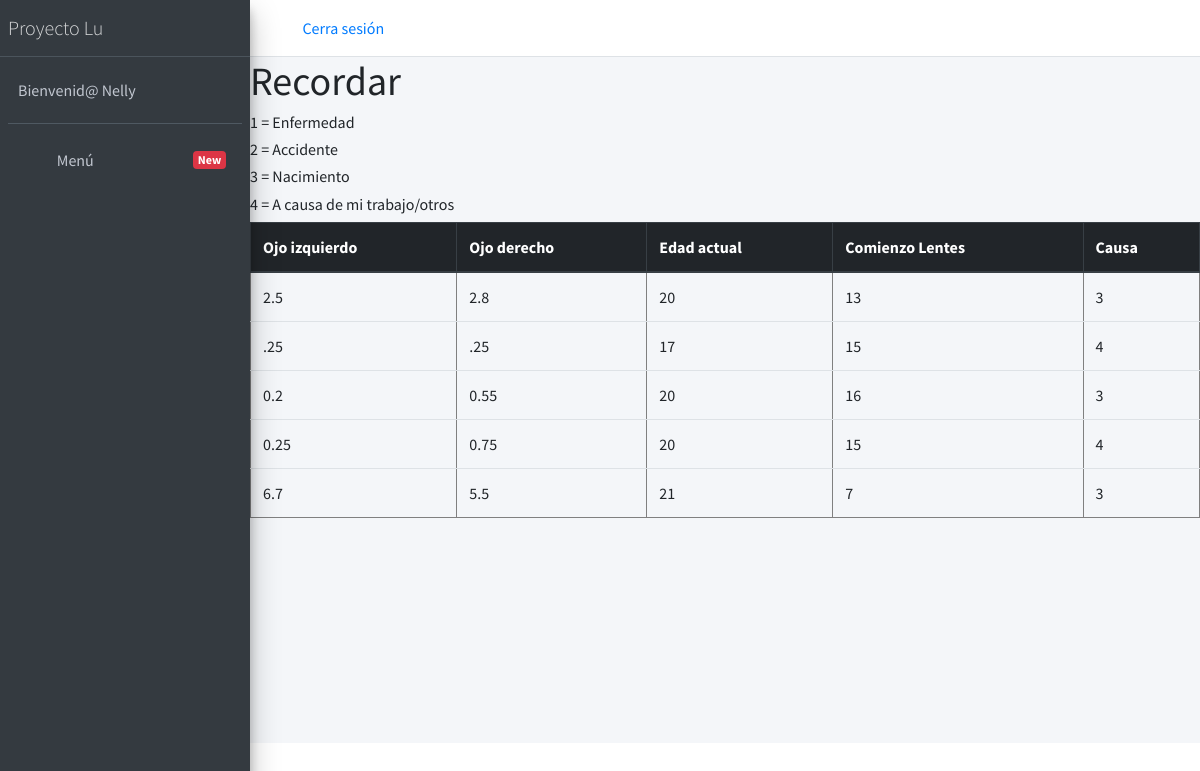
/sala_registros (signed in), run on an earlier commit of the app's database.
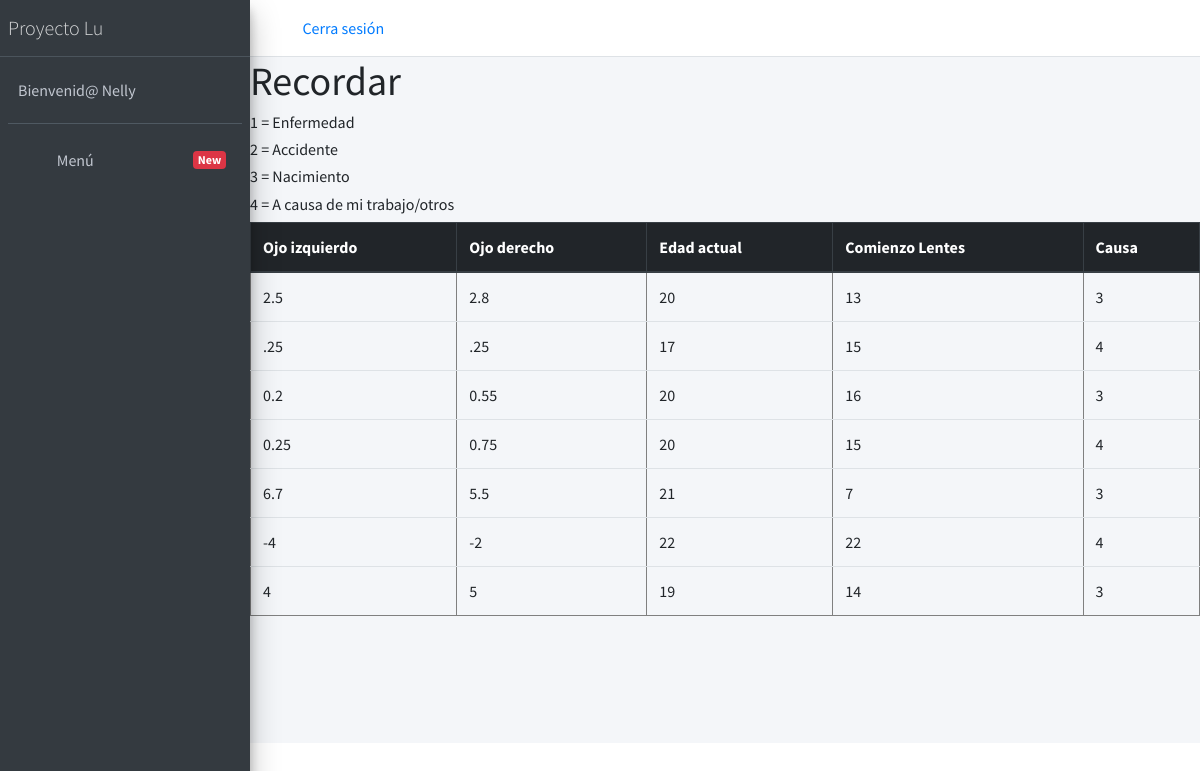
And on a later commit of the database.
### administrador/models.py (models this page shows)
class DatosUsuario(models.Model):
    graduacion_ojo_izquierdo = models.CharField(max_length=10)
    graduacion_ojo_derecho = models.CharField(max_length=10)
    edad_actual = models.IntegerField()
    edad_empezo_lentes = models.IntegerField()
    causa_uso_lentes = models.IntegerField(choices = CAUSAS, blank= True)

### administrador/views.py (the view)
# urls.py: path('sala_registros', views.sala_registros, name='sala_registros'),
@login_required(login_url='/Presentacion')
def sala_registros(request):
    registros_listos= DatosUsuario.objects.filter()
    context ={
        'registros_listos' : registros_listos
    }
    return render(request, 'OtrasRutas/registros.html', context)

### templates/OtrasRutas/registros.html
{% extends 'Admin/index.html' %}
{% block opciones %}
<h1> Recordar </h1>
<h6> 1 =  Enfermedad </h6>
<h6> 2 =  Accidente </h6>
<h6> 3 =  Nacimiento </h6>
<h6> 4 =  A causa de mi trabajo/otros </h6>
{% endblock %}
{% block contenido %}
<table border="1" class="table">
    <thead class="thead-dark">
        <tr>
            <th scope="col">Ojo izquierdo</th>
            <th scope="col">Ojo derecho</th>
            <th scope="col">Edad actual</th>
            <th scope="col">Comienzo Lentes</th>
            <th scope="col">Causa</th>
        </tr>
    </thead>
    <tbody>
        {% for registro in registros_listos %}
        <tr>
            <td scope="row">{{ registro.graduacion_ojo_izquierdo }} </td>
            <td scope="row">{{ registro.graduacion_ojo_derecho }} </td>
            <td scope="row">{{ registro.edad_actual }} </td>
            <td scope="row">{{ registro.edad_empezo_lentes }} </td>
            <td scope="row">{{ registro.causa_uso_lentes }} </td>
        </tr>
        {% endfor %}
    </tbody>
</table>
{% endblock %}

### templates/Admin/index.html (shortened to what this page needs)
{% load static %}
<!DOCTYPE html>
<html lang="en">
  <link rel="stylesheet" href="https://stackpath.bootstrapcdn.com/bootstrap/4.5.2/css/bootstrap.min.css">
  <link rel="stylesheet" href="{% static 'Admin-statics/plugins/fontawesome-free/css/all.min.css' %}">
  <link rel="stylesheet" href="https://code.ionicframework.com/ionicons/2.0.1/css/ionicons.min.css">
  <link rel="stylesheet" href="{% static 'Admin-statics/plugins/tempusdominus-bootstrap-4/css/tempusdominus-bootstrap-4.min.css' %}">
  <link rel="stylesheet" href="{% static 'Admin-statics/plugins/icheck-bootstrap/icheck-bootstrap.min.css' %}">
  <link rel="stylesheet" href="{% static 'Admin-statics/plugins/jqvmap/jqvmap.min.css' %}">
  <link rel="stylesheet" href="{% static 'Admin-statics/dist/css/adminlte.min.css' %}">
  <link rel="stylesheet" href="{% static 'Admin-statics/plugins/overlayScrollbars/css/OverlayScrollbars.min.css' %}">
  <link rel="stylesheet" href="{% static 'Admin-statics/plugins/daterangepicker/daterangepicker.css' %}">
  <link rel="stylesheet" href="{% static 'Admin-statics/plugins/summernote/summernote-bs4.min.css' %}">
</head>
<body class="hold-transition sidebar-mini layout-fixed">
<div class="wrapper">
  <nav class="main-header navbar navbar-expand navbar-white navbar-light">
    <ul class="navbar-nav">
      <li class="nav-item">
        <a class="nav-link" data-widget="pushmenu" href="#" role="button"><i class="fas fa-bars"></i></a>
      </li>
    </ul>
    <ul class="navbar-nav">
      <li class="nav-item">
        <a href="{% url 'cerrar_sesion' %}"> Cerra sesión</a>
      </li>
    </ul>
  </nav>
  <aside class="main-sidebar sidebar-dark-primary elevation-4">
    <a href="index3.html" class="brand-link">
      <span class="brand-text font-weight-light">Proyecto Lu</span>
    </a>
    <div class="sidebar">
      <div class="user-panel mt-3 pb-3 mb-3 d-flex">
        <div class="info">
          <a href="#" class="d-block">Bienvenid@ {{ request.user }}</a>
        </div>
      </div>
      <nav class="mt-2">
        <ul class="nav nav-pills nav-sidebar flex-column" data-widget="treeview" role="menu" data-accordion="false">
          <li class="nav-item">
            <a href="{% url 'sala_administrador' %}" class="nav-link">
              <i class="nav-icon fas fa-th"></i>
              <p>
                Menú
                <span class="right badge badge-danger">New</span>
              </p>
            </a>
          </li>
      </nav>
    </div>
  </aside>
  <div class="content-wrapper">
    {% block opciones %}{% endblock %}
        {% block contenido %}{% endblock %}
      </div>
  </div>
</body>
</html>

What changed in the data, as far as the page shows it:
added DatosUsuario: graduacion_ojo_izquierdo "-4", graduacion_ojo_derecho "-2", edad_actual "22", edad_empezo_lentes "22", causa_uso_lentes "4"
added DatosUsuario: graduacion_ojo_izquierdo "4", graduacion_ojo_derecho "5", edad_actual "19", edad_empezo_lentes "14", causa_uso_lentes "3"
